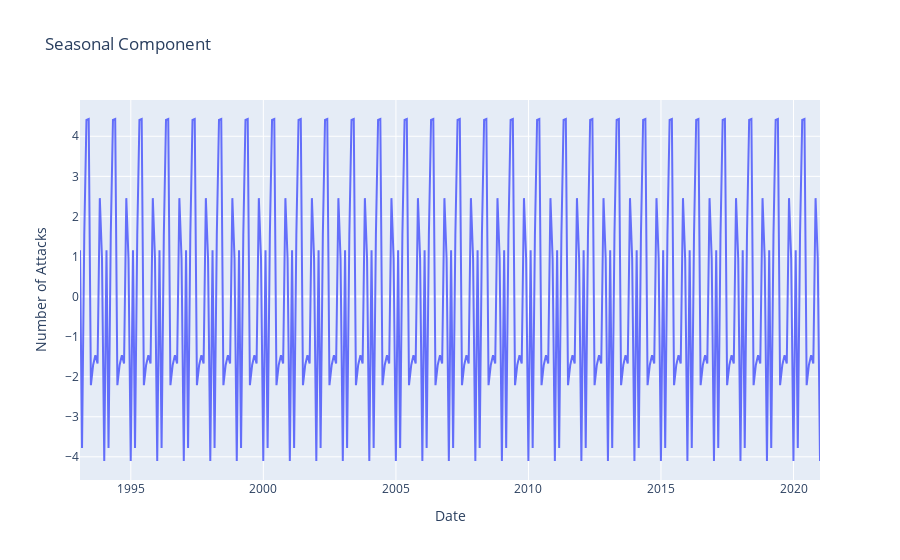

Notebook code cell kept with this figure:
### Code cell
# Perform seasonal decomposition
result = seasonal_decompose(monthly_attacks, model='additive')

# Create plot for seasonal component
fig_seasonal = go.Figure(go.Scatter(x=result.seasonal.index, y=result.seasonal, mode='lines', name='Seasonal'))
fig_seasonal.update_layout(title='Seasonal Component',
                           xaxis_title='Date',
                           yaxis_title='Number of Attacks')

# Show the plot
fig_seasonal.show()

### Figure 1 — Plotly figure (JSON) as saved in the notebook; plotly's stock layout.template omitted (floating-point values rounded to 4 significant figures; data arrays with more than 128 entries replaced by an {"elided": "..."} marker saying what was removed)
{"data": [{"mode": "lines", "name": "Seasonal", "type": "scatter", "x": {"elided": "336 str values"}, "y": {"elided": "336 float values"}}], "layout": {"title": {"text": "Seasonal Component"}, "xaxis": {"title": {"text": "Date"}}, "yaxis": {"title": {"text": "Number of Attacks"}}}}
